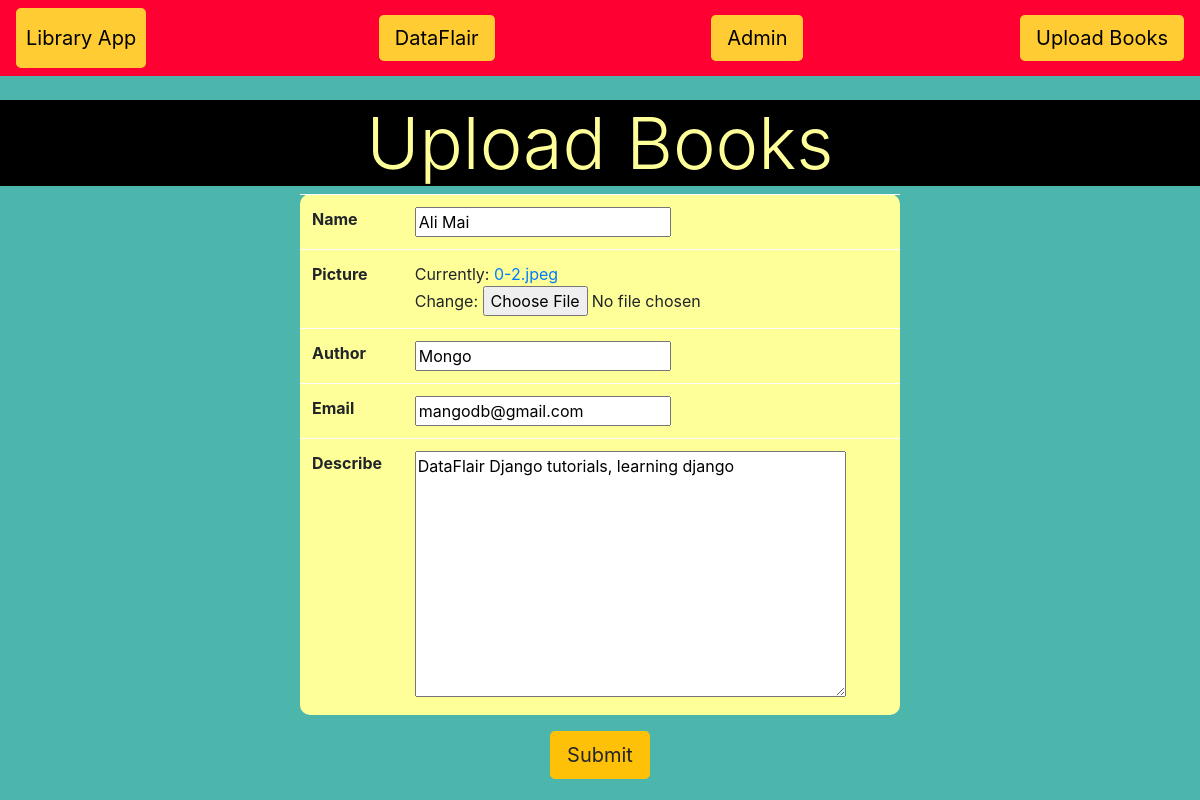
Screenshot of /update/1 with the database file from the repository.
### book/models.py (models this page shows, shortened)
class Book(models.Model):
    name = models.CharField(max_length = 50)
    picture = models.ImageField()
    author = models.CharField(max_length = 30, default='anonymous')
    email = models.EmailField(blank = True)
    describe = models.TextField(default = 'DataFlair Django tutorials')

### book/views.py (the view)
# urls.py: path('update/<int:book_id>', views.update_book),
def update_book(request, book_id):
    book_id = int(book_id)
    try:
        book_sel = Book.objects.get(id = book_id)
    except Book.DoesNotExist:
        return redirect('index')
    book_form = BookCreate(request.POST or None, instance = book_sel)
    if book_form.is_valid():
       book_form.save()
       return redirect('index')
    return render(request, 'book/upload_form.html', {'upload_form':book_form})

### book/forms.py
class BookCreate(forms.ModelForm):
    class Meta:
        model = Book
        fields = '__all__'

### book/templates/book/upload_form.html (shortened to what this page needs)
{% extends 'book/library.html' %}
{% block content %}
    <center>
    <h1 class="display-3" style="background-color:#000000;color:#FFFF99;">Upload Books</h1>
    <form method = 'POST' enctype="multipart/form-data">
        <table class = 'w-50 table table-light' style="border-radius:10px;background-color:#FFFF99;">
            {% for field in upload_form %}
            <tr>
                <th>{{field.label}}</th>
                <td>{{ field }}</td>
            </tr>
            {% endfor %}
        </table>
        <button type="submit" class="btn btn-lg btn-warning">Submit</button>
    </form>
</center>
{% endblock %}

### rows the page displays
Book: upload_form "Ali Mai" "Mongo" "mangodb@gmail.com" "DataFlair Django tutorials, learning django"

### other values shown
{{ field.label }} "Name" "Picture" "Author" "Email" "Describe"
